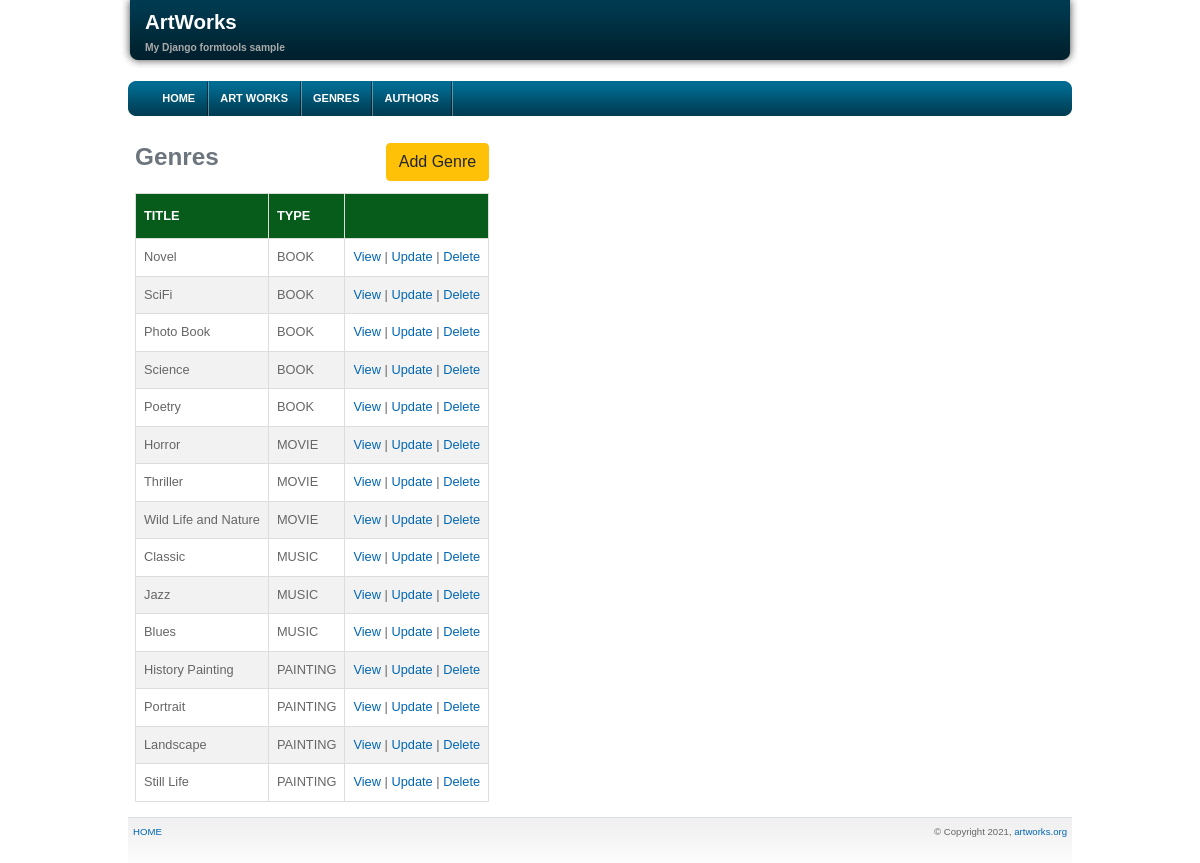
The app's page /genres with its own data.
### artworks/models.py (models this page shows, shortened)
class Genre(models.Model):
    class Meta:
        ordering = ('artwork_type',)
    artwork_type = models.CharField(max_length=30, choices=ArtworkType.choices)
    title = models.CharField(max_length=200)
    def get_absolute_url(self):
        return reverse('genre-detail-view', args=[str(self.id)])

### artworks/views.py (the view)
# urls.py: path('genres', GenreListView.as_view(), name='genres'),
class GenreListView(ListView):
    model = Genre

### artworks/templates/artworks/genre_list.html (shortened to what this page needs)
{% extends 'base.html' %}
{% block content %}
	<table class="styled_table">
		<caption>
			<div class="d-flex justify-content-between">
				<h1>Genres</h1>
				<a href="{% url 'genre-create' %}" class="btn btn-warning">Add Genre</a>
			</div>
		</caption>
		<thead>
			<tr>
				<th>TITLE</th>
				<th>TYPE</th>
				<th></th>
			</tr>
		</thead>
		<tbody>
			{% if genre_list %}
					{% for genre in genre_list %}
					<tr>
						<td>
							{{ genre.title }}
						</td>
						<td>
							{{genre.artwork_type}}
						</td>
						<td>
							<a href="{{ genre.get_absolute_url }}">View</a> |
							<a href="{% url 'genre-update' pk=genre.pk %}">Update</a> |
							<a href="{% url 'genre-delete' pk=genre.pk %}">Delete</a>
						</td>
					</tr>
					{% endfor %}
			{% else %}
				<p>There are no genres.</p>
			{% endif %}
		</tbody>
	</table>
{% endblock %}

### artworks_project/static/css/style.css (style rules this page uses)
* { padding: 0; margin: 0; }
body { font: .8em Verdana, Arial, Sans-Serif; line-height: 1.6em; margin: 0 }
a { color: #0066B3; background: inherit; text-decoration: none }
h1 { font: bold 1.9em Arial, Arial, Sans-Serif }
.styled_table { border-collapse: collapse; }
.styled_table td, .styled_table th { border: 1px solid #ddd; padding: 8px; }
.styled_table tr:nth-child(even) { background-color: #f2f2f2; }
.styled_table th { padding-top: 12px; padding-bottom: 12px; text-align: left; background-color: #075c1c; color: white; }
caption { caption-side:top; }

### records on screen
Genre: title "Novel", artwork_type "BOOK"
Genre: title "SciFi", artwork_type "BOOK"
Genre: title "Photo Book", artwork_type "BOOK"
Genre: title "Science", artwork_type "BOOK"
Genre: title "Poetry", artwork_type "BOOK"
Genre: title "Horror", artwork_type "MOVIE"
Genre: title "Thriller", artwork_type "MOVIE"
Genre: title "Wild Life and Nature", artwork_type "MOVIE"
Genre: title "Classic", artwork_type "MUSIC"
Genre: title "Jazz", artwork_type "MUSIC"
Genre: title "Blues", artwork_type "MUSIC"
Genre: title "History Painting", artwork_type "PAINTING"
Genre: title "Portrait", artwork_type "PAINTING"
Genre: title "Landscape", artwork_type "PAINTING"
Genre: title "Still Life", artwork_type "PAINTING"
